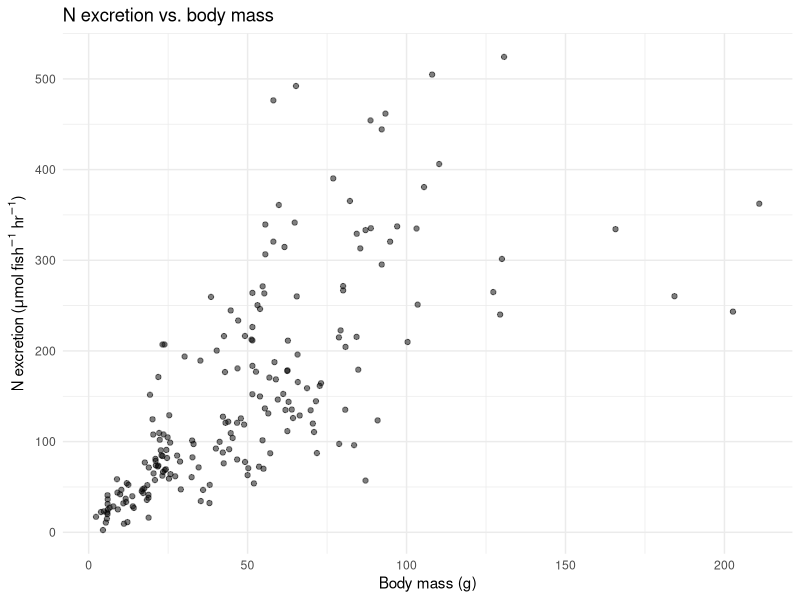
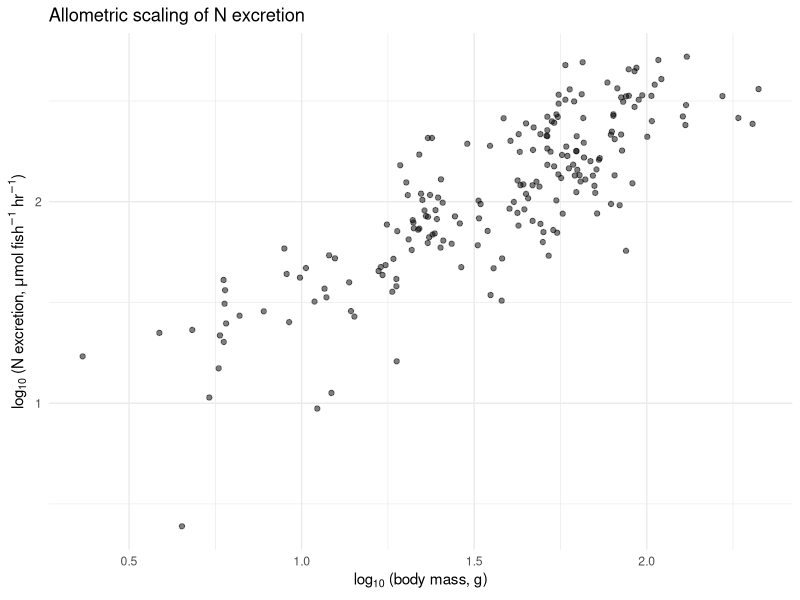
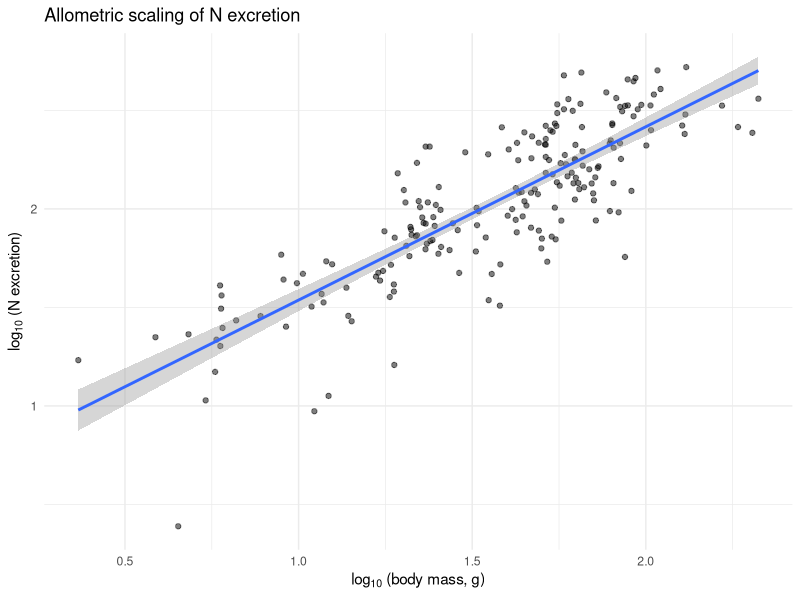
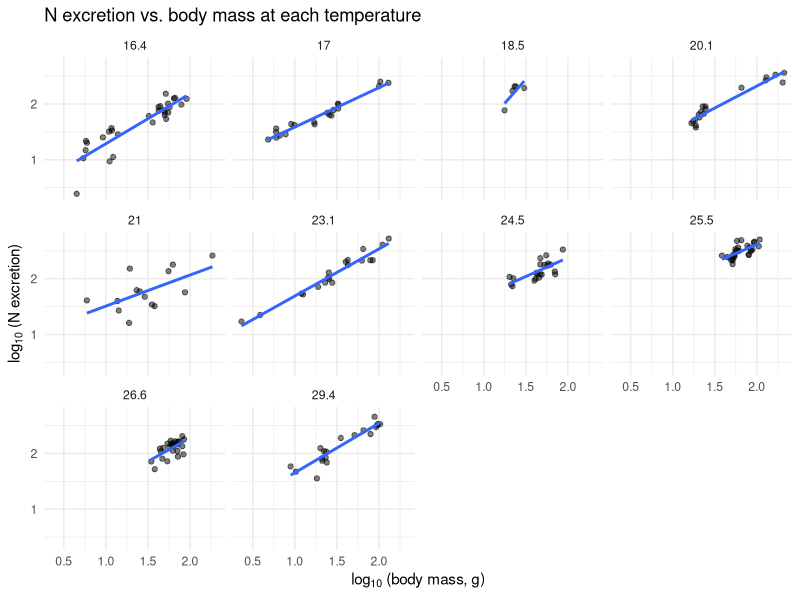

Write the R code that produced these figures, in order.
## ---- chunk 1
#| label: setup
#| include: false
library(tidyverse)
library(broom)
## ---- chunk 2
fish <- read.csv("data/fish_nutrient_excretion.csv", skip=8)
glimpse(fish)
## ---- chunk 3
summary(fish)
## ---- chunk 4
#| label: fig-raw-N
#| fig-cap: "Nitrogen excretion rate vs. body mass on arithmetic (raw) axes."
ggplot(fish, aes(x = mass_g, y = N_u.h)) +
  geom_point(alpha = 0.5) +
  labs(x = "Body mass (g)",
       y = expression(paste("N excretion (", mu, "mol ", fish^{-1}, " ", hr^{-1}, ")")),
       title = "N excretion vs. body mass") +
  theme_minimal()
## ---- chunk 5
#| label: fig-log-N
#| fig-cap: "Log nitrogen excretion rate vs. log body mass. If the allometric model holds, this should be approximately linear."
ggplot(fish, aes(x = log10(mass_g), y = log10(N_u.h))) +
  geom_point(alpha = 0.5) +
  labs(x = expression(log[10]~"(body mass, g)"),
       y = expression(log[10]~"(N excretion, " * mu * "mol " * fish^{-1} * " " * hr^{-1} * ")"),
       title = "Allometric scaling of N excretion") +
  theme_minimal()
## ---- chunk 6
## Add log-transformed columns to the data
fish <- fish %>%
  mutate(log_mass = log10(mass_g),
         log_N = log10(N_u.h),
         log_P = log10(P_u.h))
## ---- chunk 7
## Fit the regression
m_N_all <- lm(log_N ~ log_mass, data = fish)

## View the results
summary(m_N_all)
## ---- chunk 8
#| label: fig-regression-N
#| fig-cap: "Linear regression of log N excretion on log body mass, all data pooled."
ggplot(fish, aes(x = log_mass, y = log_N)) +
  geom_point(alpha = 0.5) +
  geom_smooth(method = "lm", se = TRUE) +
  labs(x = expression(log[10]~"(body mass, g)"),
       y = expression(log[10]~"(N excretion)"),
       title = "Allometric scaling of N excretion") +
  theme_minimal()
## ---- chunk 9
## Fit a separate regression for each temperature
slopes_N <- fish %>%
  nest_by(temp_C) %>%
  mutate(mod = list(lm(log_N ~ log_mass, data = data))) %>%
  reframe(tidy(mod)) %>%
  filter(term == "log_mass") %>%
  select(temp_C, estimate, std.error, p.value)

slopes_N
## ---- chunk 10
## Get the mean slope and its standard error
mean_slope_N <- slopes_N %>%
  summarize(
    mean_b = mean(estimate),
    se_b = sd(estimate) / sqrt(n()),
    n_temps = n()
  )

mean_slope_N
## ---- chunk 11
#| label: fig-by-temp
#| fig-cap: "Separate regressions at each temperature. Note how the slopes and intercepts vary."
ggplot(fish, aes(x = log_mass, y = log_N)) +
  geom_point(alpha = 0.5) +
  geom_smooth(method = "lm", se = FALSE) +
  facet_wrap(~ temp_C) +
  labs(x = expression(log[10]~"(body mass, g)"),
       y = expression(log[10]~"(N excretion)"),
       title = "N excretion vs. body mass at each temperature") +
  theme_minimal()
## ---- chunk 12
## Create size classes using 10mm bins
## First, convert mass to approximate length isn't available,
## so let's just bin by mass
fish <- fish %>%
  mutate(size_class = cut(mass_g, breaks = seq(0, 220, by = 20)))

## Compute mean excretion by size class and temperature
means_by_group <- fish %>%
  group_by(size_class, temp_C) %>%
  summarize(
    mean_N = mean(N_u.h),
    mean_P = mean(P_u.h),
    n = n(),
    .groups = "drop"
  )

## Look at what you have
means_by_group
## ---- chunk 13
## Multiple regression: log excretion vs. log mass AND temperature
m_N_multi <- lm(log_N ~ log_mass + temp_C, data = fish)
summary(m_N_multi)
